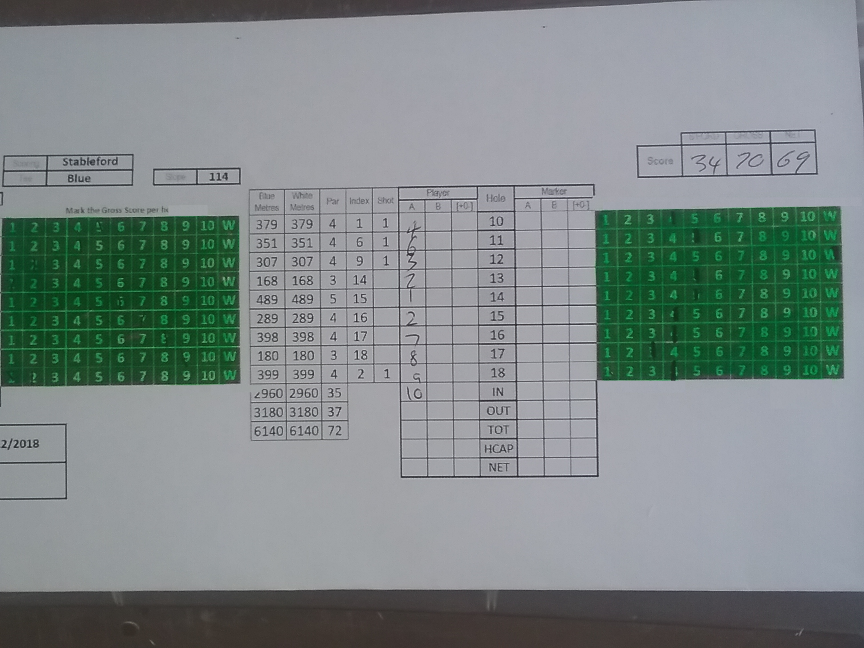
#> input picture images/phase2/orig/golf_scores_N2_marked_TabletInBox.jpg, 2592 x 1944 px, found by its file name (shown at 1/3 size)
$ python TrackBar_RGB.py
#> lines starting #> are read from the running program, lines starting #| are printed output that depends on the picture; after the words box and inside, x2 and y2 are one past the last pixel; in counts of white or black regions, pixels touching at a corner belong together
import cv2,os
import numpy as np
#optional argument
def nothing(x):
    pass

dir_pathIN = '/home/martin/Documents/PYTHON/Golf_Card_Reader/images/phase2'

#file = 'Birds_subset1.tif'
file = 'golf_scores_N2_marked_TabletInBox.jpg'
#file='MacleodsMorass_20171204_map.tif'

filepath = os.path.join(dir_pathIN, file)
filename, file_extension = os.path.splitext(filepath)
im = cv2.imread(filepath)
#> im is the input picture: shape (1944, 2592, 3); mean B, G, R 135.9, 136.9, 126.6
im = cv2.resize(im, (0,0), fx=0.5, fy=0.5)
#> im: shape (972, 1296, 3)
        #easy assigments
hh='R High'
hl='R Low'
sh='G High'
sl='G Low'
vh='B High'
vl='B Low'

cv2.namedWindow('image')

# create trackbars for color change
# cv2.createTrackbar('R','image',0,255,nothing)
# cv2.createTrackbar('G','image',0,255,nothing)
# cv2.createTrackbar('B','image',0,255,nothing)

cv2.createTrackbar(hl, 'image',0,255,nothing)
#> slider 'R Low' is set to 51
cv2.createTrackbar(hh, 'image',0,255,nothing)
#> slider 'R High' is set to 255
cv2.createTrackbar(sl, 'image',0,255,nothing)
#> slider 'G Low' is set to 51
cv2.createTrackbar(sh, 'image',0,255,nothing)
#> slider 'G High' is set to 255
cv2.createTrackbar(vl, 'image',0,255,nothing)
#> slider 'B Low' is set to 51
cv2.createTrackbar(vh, 'image',0,255,nothing)
#> slider 'B High' is set to 255

# [22 lines of commented-out code are left out]

while(1):
    #_,frame=cap.read()
    #im=cv2.GaussianBlur(im,(5,5),0)
    #convert to HSV from BGR
    hsv=cv2.cvtColor(im, cv2.COLOR_BGR2RGB)


    #read trackbar positions for all
    hul=cv2.getTrackbarPos(hl, 'image')
    huh=cv2.getTrackbarPos(hh, 'image')
    sal=cv2.getTrackbarPos(sl, 'image')
    sah=cv2.getTrackbarPos(sh, 'image')
    val=cv2.getTrackbarPos(vl, 'image')
    vah=cv2.getTrackbarPos(vh, 'image')
    #make array for final values
    HSVLOW=np.array([hul,sal,val])
    HSVHIGH=np.array([huh,sah,vah])

    #apply the range on a mask
    mask = cv2.inRange(hsv,HSVLOW, HSVHIGH)
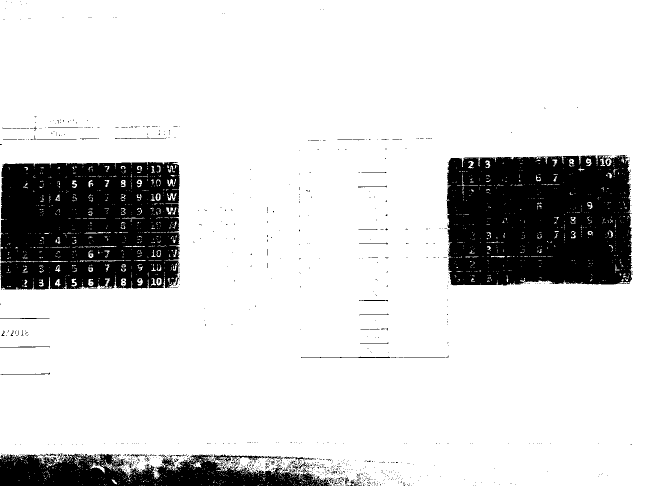
#> mask: shape (972, 1296) (shown at 1/2 size); 83.8% white; 1047 black regions (994 under 20 px), largest, box (x1, y1, x2, y2) and area: (894, 310, 1264, 571) 88705, (1, 324, 359, 579) 82242, (0, 907, 667, 972) 27364
    res = cv2.bitwise_and(im,im, mask =mask)
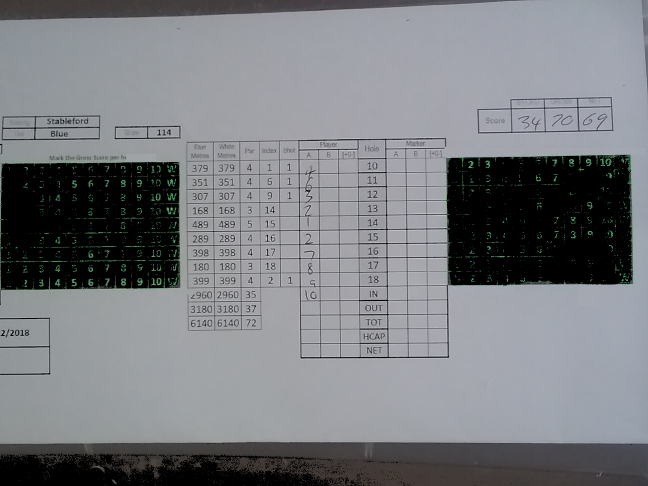
#> res: shape (972, 1296, 3) (shown at 1/2 size); mean B, G, R 128.6, 124.4, 122

    cv2.imshow('image', res)
    cv2.imshow('yay', im)
    k = cv2.waitKey(5) & 0xFF
#> (key Esc is pressed here)
    if k == 27:
        break


cv2.destroyAllWindows()
